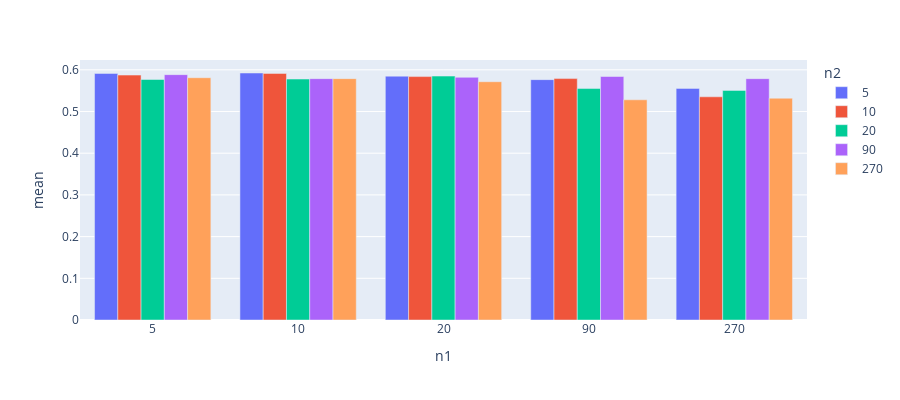

Notebook code cell kept with this figure:
### Code cell
# bar plot for m = 5
print("Mean Prediction Accuracy for n1,n2, m = 5")

m_msk = df_result['m'] == 5
m_df = df_result[m_msk]


import plotly.express as px
df = m_df
fig = px.bar(df, x="n1", y="mean",
             color='n2', barmode='group',
             height=400)
fig.show()

### Figure 1 — Plotly figure (JSON) as saved in the notebook; plotly's stock layout.template omitted (floating-point values rounded to 4 significant figures)
{"data": [{"alignmentgroup": "True", "hovertemplate": "n2=5<br>n1=%{x}<br>mean=%{y}<extra></extra>", "legendgroup": "5", "marker": {"color": "#636efa", "pattern": {"shape": ""}}, "name": "5", "offsetgroup": "5", "orientation": "v", "showlegend": true, "textposition": "auto", "type": "bar", "x": ["5", "10", "20", "90", "270"], "xaxis": "x", "y": [0.5913, 0.5923, 0.5847, 0.5764, 0.5554], "yaxis": "y"}, {"alignmentgroup": "True", "hovertemplate": "n2=10<br>n1=%{x}<br>mean=%{y}<extra></extra>", "legendgroup": "10", "marker": {"color": "#EF553B", "pattern": {"shape": ""}}, "name": "10", "offsetgroup": "10", "orientation": "v", "showlegend": true, "textposition": "auto", "type": "bar", "x": ["5", "10", "20", "90", "270"], "xaxis": "x", "y": [0.5873, 0.5913, 0.5837, 0.5789, 0.5352], "yaxis": "y"}, {"alignmentgroup": "True", "hovertemplate": "n2=20<br>n1=%{x}<br>mean=%{y}<extra></extra>", "legendgroup": "20", "marker": {"color": "#00cc96", "pattern": {"shape": ""}}, "name": "20", "offsetgroup": "20", "orientation": "v", "showlegend": true, "textposition": "auto", "type": "bar", "x": ["5", "10", "20", "90", "270"], "xaxis": "x", "y": [0.5767, 0.5778, 0.5849, 0.555, 0.5506], "yaxis": "y"}, {"alignmentgroup": "True", "hovertemplate": "n2=90<br>n1=%{x}<br>mean=%{y}<extra></extra>", "legendgroup": "90", "marker": {"color": "#ab63fa", "pattern": {"shape": ""}}, "name": "90", "offsetgroup": "90", "orientation": "v", "showlegend": true, "textposition": "auto", "type": "bar", "x": ["5", "10", "20", "90", "270"], "xaxis": "x", "y": [0.5884, 0.5788, 0.582, 0.5839, 0.5787], "yaxis": "y"}, {"alignmentgroup": "True", "hovertemplate": "n2=270<br>n1=%{x}<br>mean=%{y}<extra></extra>", "legendgroup": "270", "marker": {"color": "#FFA15A", "pattern": {"shape": ""}}, "name": "270", "offsetgroup": "270", "orientation": "v", "showlegend": true, "textposition": "auto", "type": "bar", "x": ["5", "10", "20", "90", "270"], "xaxis": "x", "y": [0.5809, 0.5788, 0.5714, 0.528, 0.5318], "yaxis": "y"}], "layout": {"barmode": "group", "height": 400, "legend": {"title": {"text": "n2"}, "tracegroupgap": 0}, "margin": {"t": 60}, "xaxis": {"anchor": "y", "domain": [0, 1], "title": {"text": "n1"}}, "yaxis": {"anchor": "x", "domain": [0, 1], "title": {"text": "mean"}}}}
